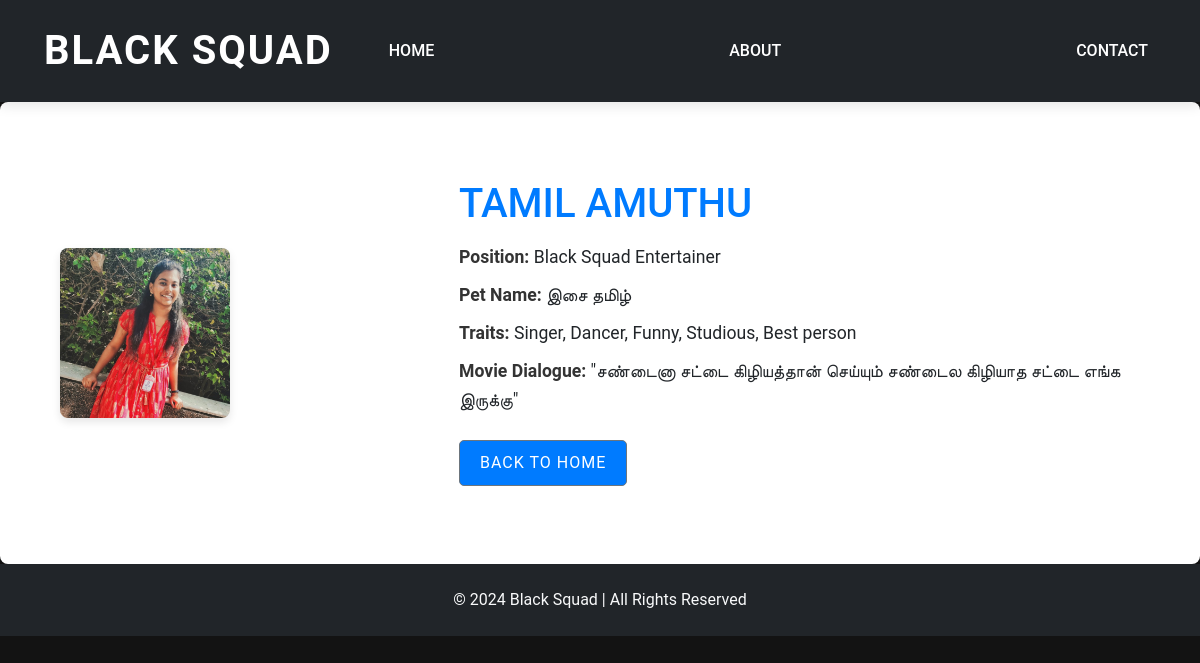
Screenshot of /member/1/ with the database file from the repository.
### squad/models.py (models this page shows, shortened)
class SquadMember(models.Model):
    name = models.CharField(max_length=100)
    position = models.CharField(max_length=100)
    pet_name = models.CharField(max_length=100)
    traits = models.TextField()
    movie_dialogue = models.CharField(max_length=255)
    image = models.ImageField(upload_to='images/')
    video = models.URLField(blank=True)

### squad/views.py (the view)
# urls.py: path('member/<int:pk>/', views.member_detail, name='member_detail'),  # Member detail page
def member_detail(request, pk):
    member = SquadMember.objects.get(pk=pk)
    return render(request, 'member_detail.html', {'member': member})

### squad/templates/member_detail.html (shortened to what this page needs)
{% extends 'squad/base.html' %}
{% load static %}
{% block content %}
<link rel="stylesheet" href="{% static 'css/member.css' %}">
<section class="member-detail py-5">
    <div class="container">
        <div class="row align-items-center">
            <div class="col-md-4">
                <img src="{{ member.image.url }}" class="img-fluid" alt="{{ member.name }}">
            </div>
            <div class="col-md-8">
                <h2>{{ member.name }}</h2>
                <p><strong>Position:</strong> {{ member.position }}</p>
                <p><strong>Pet Name:</strong> {{ member.pet_name }}</p>
                <p><strong>Traits:</strong> {{ member.traits }}</p>
                <p><strong>Movie Dialogue:</strong> "{{ member.movie_dialogue }}"</p>
                <a href="/" class="btn btn-secondary mt-3">Back to Home</a>
            </div>
        </div>
    </div>
</section>
{% endblock %}

### squad/static/css/styles.css (style rules this page uses)
body { font-family: 'Roboto', sans-serif; background-color: #131313; margin: 0; padding: 0; }

### squad/static/css/member.css (style rules this page uses)
.member-detail { background-color: #ffffff; padding: 40px 30px; box-shadow: 0 4px 8px rgba(0, 0, 0, 0.1); border-radius: 8px; }
.member-detail img { width: 50%; height: 100%; object-fit: cover; border-radius: 8px; box-shadow: 0 4px 8px rgba(0, 0, 0, 0.1); margin-bottom: 0; }
.member-detail .row { display: flex; justify-content: flex-start; gap: 0; }
.member-detail .col-md-4, .member-detail .col-md-8 { padding: 30px; }
.member-detail .col-md-4 { max-width: 35%; flex: 0 0 35%; }
.member-detail .col-md-8 { max-width: 65%; flex: 0 0 65%; }
.member-detail h2 { font-size: 2.5rem; color: #007bff; margin-bottom: 15px; }
.member-detail p { font-size: 1.1rem; line-height: 1.6; margin-bottom: 10px; }
.member-detail p strong { font-weight: bold; color: #333; }
.btn-secondary { background-color: #007bff; color: #ffffff; border-radius: 5px; padding: 10px 20px; text-transform: uppercase; letter-spacing: 1px; transition: background-color 0.3s ease-in-out; }

### rows the page displays
SquadMember: image (picture), name "TAMIL AMUTHU", position "Black Squad Entertainer", pet_name "இசை தமிழ்", traits "Singer, Dancer, Funny, Studious, Best person", movie_dialogue "சண்டைனா சட்டை கிழியத்தான் செய்யும் சண்டைல கிழியாத சட்டை எங்க இருக்கு"
